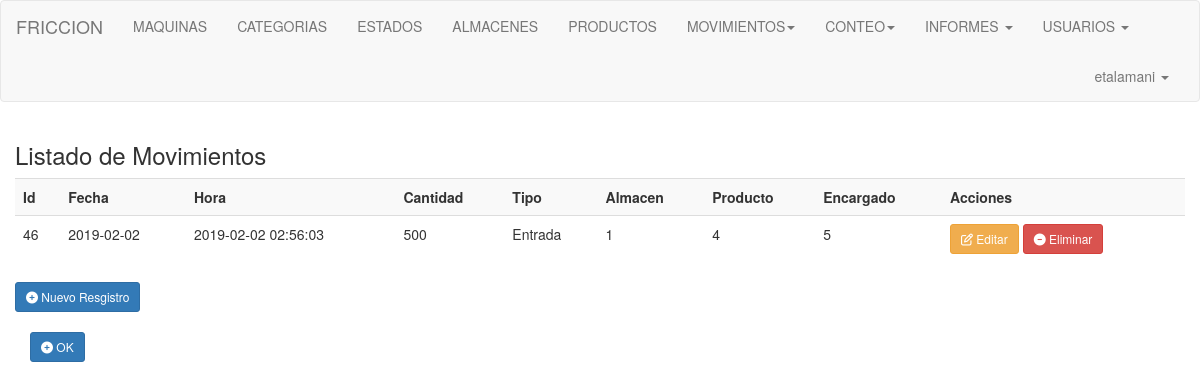
The page /movimientose.php (signed in) on the database its author committed.
### tables this page shows
CREATE TABLE `tbmovimiento` (
  `idmovimiento` int(255) NOT NULL,
  `fecha` date NOT NULL,
  `hora` datetime DEFAULT NULL,
  `cantidad` int(10) UNSIGNED DEFAULT NULL,
  `tipomovimiento` varchar(15) NOT NULL,
  `idalmacen` int(255) NOT NULL,
  `idproducto` int(255) NOT NULL,
  `idencargado` int(255) NOT NULL
);

### movimientose.php (the view, shortened to what this page needs)
<?php
$link = Conectarse();
?>
<!DOCTYPE html>
<html lang="en">
    <head>
        <link href="css/bootstrap.min.css" rel="stylesheet">
        <link href="css/font-awesome.min.css" rel="stylesheet">
    </head>
    <body>
        <div class="row">
            <div class="col-lg-12 col-sm-8">
                <nav class="navbar navbar-default" role="navigation">
                    <div class="container-fluid">
                        <div class="navbar-header">
                            <a class="navbar-brand" href="bienvenida.php">FRICCION</a>
                        </div>
                        <div class="collapse navbar-collapse" id="bs-example-navbar-collapse-1">
                            <ul class="nav navbar-nav">
                                <li><a href="#">MAQUINAS</a></li>
                                <li><a href="#">CATEGORIAS</a></li>
                                 <li><a href="#">ESTADOS</a></li>
                                  <li><a href="#">ALMACENES</a></li>
                                   <li><a href="#">PRODUCTOS</a></li>
                                    <li class="dropdown">
                                    <a href="#" class="dropdown-toggle" data-toggle="dropdown" role="button"
                                       aria-expanded="false">MOVIMIENTOS<span class="caret"></span>
                                    </a>
                                    </li>
                                    <li class="dropdown">
                                    <a href="#" class="dropdown-toggle" data-toggle="dropdown" role="button"
                                       aria-expanded="false">CONTEO<span class="caret"></span>
                                    </a>
                                    </li>
                                      <li class="dropdown">
                                    <a href="#" class="dropdown-toggle" data-toggle="dropdown" role="button"
                                       aria-expanded="false">INFORMES <span class="caret"></span>
                                    </a>
                                    </li>
                                <li class="dropdown">
                                    <a href="#" class="dropdown-toggle" data-toggle="dropdown" role="button"
                                       aria-expanded="false">USUARIOS <span class="caret"></span>
                                    </a>
                                </li>
                            </ul>
                            <ul class="nav navbar-nav navbar-right">
                                <li class="dropdown">
                                    <a href="#" class="dropdown-toggle" data-toggle="dropdown" role="button" aria-expanded="false">
                                        <?php echo $_SESSION['usuario']; ?> <span class="caret"></span>
                                    </a>
                                </li>
                            </ul>
                        </div>
                    </div>
                </nav>
            </div>
        </div>
        <div id="wrapper">
            <div class="container">
                <div class="row" id="listaPersonas">
                        <h3>Listado de Movimientos</h3>
                    <table class="table table-responsive table-striped">
                        <tr>
                            <th>Id</th>
                            <th>Fecha</th>
                            <th>Hora</th>
                            <th>Cantidad</th>
                            <th>Tipo</th>
                            <th>Almacen</th>
                            <th>Producto</th>
                            <th>Encargado</th>
                            <th>Acciones</th>
                        </tr>
                        <?php
                        $sql = "SELECT `idmovimiento`, `fecha`, `hora`, `cantidad`, `tipomovimiento`, `idalmacen`, `idproducto`, `idencargado` FROM `tbmovimiento` WHERE tipomovimiento like 'Entrada' ";
                        $result = mysqli_query($link, $sql) or die("Error");
                        while ($row = mysqli_fetch_row($result)) {
                            ?>
                            <tr>
                                <td><?php echo $row[0]; ?></td>
                                <td><?php echo $row[1]; ?></td>
                                <td><?php echo $row[2]; ?></td>
                                <td><?php echo $row[3]; ?></td>
                                <td><?php echo $row[4]; ?></td>
                                <td><?php echo $row[5]; ?></td>
                                <td><?php echo $row[6]; ?></td>
                                <td><?php echo $row[7]; ?></td>
                                <td>
                                    <a href="editar_entrada.php?id=<?php echo $row[0]; ?>" class="btn btn-warning btn-sm"><i class="fa fa-edit"></i> Editar</a>
                                    <a href="eliminar_entrada.php?id=<?php echo $row[0]; ?>" class="btn btn-danger btn-sm"><i class="fa fa-minus-circle"></i> Eliminar</a>
                                </td>
                            </tr>
                            <?php
                        }
                        ?>
                    </table>
                     <a href="mov_nuevoe.php" class="btn btn-primary btn-sm"><i class="fa fa-plus-circle"></i> Nuevo Resgistro</a>
                </div>
                  <br>
                    <a href="bienvenida.php" class="btn btn-primary btn-sm"><i class="fa fa-plus-circle"></i> OK</a>
            </div>
        </div>
    </body>
</html>

### rows shown on the page
tbmovimiento: idmovimiento "46", fecha "2019-02-02", hora "2019-02-02 02:56:03", cantidad "500", tipomovimiento "Entrada", idalmacen "1", idproducto "4", idencargado "5"

### other values the page prints
$_SESSION['usuario'] "etalamani"
